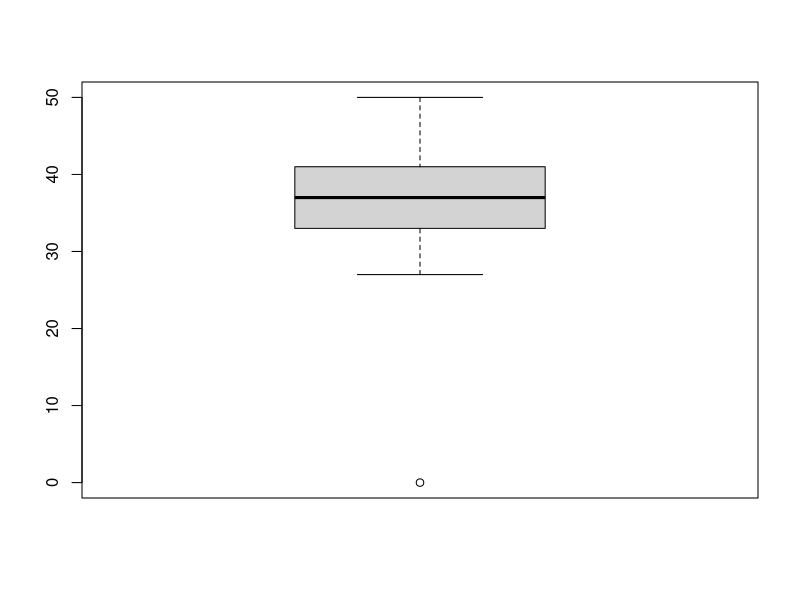

Here is the R script that generated this plot:
#1. feladat
pontszamok<-c(41, 34, 41, 39, 42, 37, 38, 41, 33, 37, 28, 37, 36, 29, 27, 50, 0)
#a)
mean(pontszamok)
sum(pontszamok)/length(pontszamok)

sqrt(sum((pontszamok-mean(pontszamok))^2)/length(pontszamok)) #Tapasztalati szórás
sqrt(sum((pontszamok-mean(pontszamok))^2)/(length(pontszamok)-1)) #Korrigált tapasztalati szórás
sd(pontszamok)

quantile(pontszamok, 0.75)

#b)
sum((pontszamok-mean(pontszamok))^3)/(sd(pontszamok)^3)/length(pontszamok)
sum((pontszamok-mean(pontszamok))^4)/(sd(pontszamok)^4)/length(pontszamok)-3

#d)
boxplot(pontszamok)

#3. feladat

mu<-10
sigma<-3
n<-c(10, 20, 40, 80, 160)
n_szim<-10000
for (i in n){
  
  sigma_becs_1<-c()
  sigma_becs_2<-c()
  
  for (j in 1:n_szim){
    minta<-rnorm(i, mu, sigma)
    sigma_becs_1<-c(sigma_becs_1, sd(minta)^2)
    sigma_becs_2<-c(sigma_becs_2, (sd(minta)*(i-1)/i)^2)
  }
  
  print(mean(sigma_becs_1))
  print(mean(sigma_becs_2))
}

#4. feladat
minta<-c(3,4,4,4,5)
mean(minta)
sum(minta^2)/length(minta)

(8+sqrt(4.8))/2
(8-sqrt(4.8))/2

#5. feladat

steps = c(7415, 6525, 7066, 6498, 6174, 7167, 6104, 7168, 7355, 6948, 6804, 6351, 5890, 7849, 7022, 7831, 5756, 7169, 7673, 6974, 6809, 6218, 9058, 7751, 8824, 7080, 6369, 5487, 6364, 7226, 8014, 7253, 5828, 7669, 5350, 6634, 6684, 5052, 7920, 6377, 6666, 8395, 7637, 6892, 7514, 7399, 8663, 7276, 7506, 7348, 6623, 7098, 8639, 6124, 7122, 8362, 6765, 5947, 6130, 6610, 6153, 6739, 6586, 6817, 7407, 7625, 8678, 6931, 6679, 8471, 8704, 7043, 6667, 5178, 8411, 6162, 5876, 10044, 7235, 6967, 4268, 6900, 7976, 7414, 7912, 8984, 8169, 6491, 7704, 6802, 6462, 4144, 6210, 7488, 9168, 7501, 7620, 6034, 7163, 4922)
mean(steps) #Mu
sqrt(sum((steps-mean(steps))^2)/length(steps)) #Sigma

